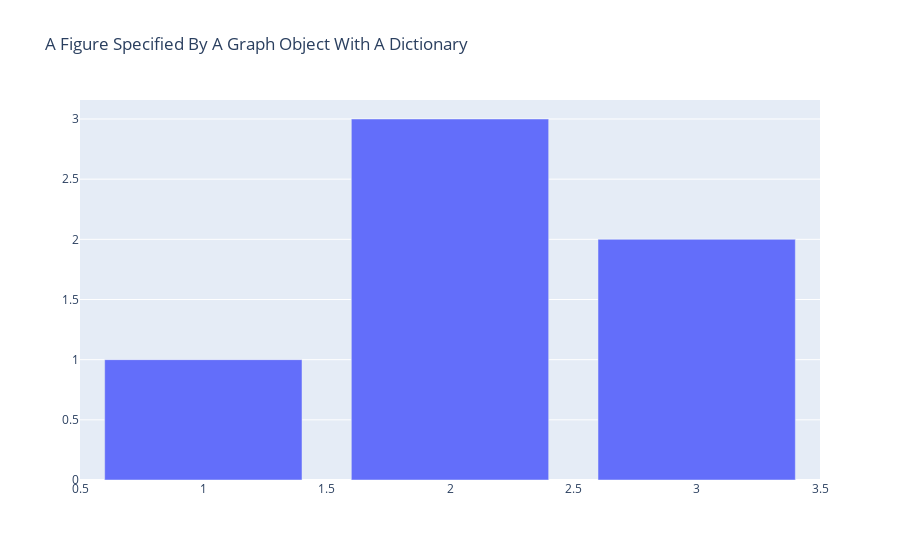

The notebook cell saved with this chart:
### Markdown cell above
Usar dicionário como fonte para o objeto.

### Code cell
dict_of_fig = dict({
    "data": [{"type": "bar",
              "x": [1, 2, 3],
              "y": [1, 3, 2]}],
    "layout": {"title": {"text": "A Figure Specified By A Graph Object With A Dictionary"}}
})

fig = go.Figure(dict_of_fig)

fig.show()

### Figure 1 — Plotly figure (JSON) as saved in the notebook; plotly's stock layout.template omitted (floating-point values rounded to 4 significant figures)
{"data": [{"type": "bar", "x": [1, 2, 3], "y": [1, 3, 2]}], "layout": {"title": {"text": "A Figure Specified By A Graph Object With A Dictionary"}}}
